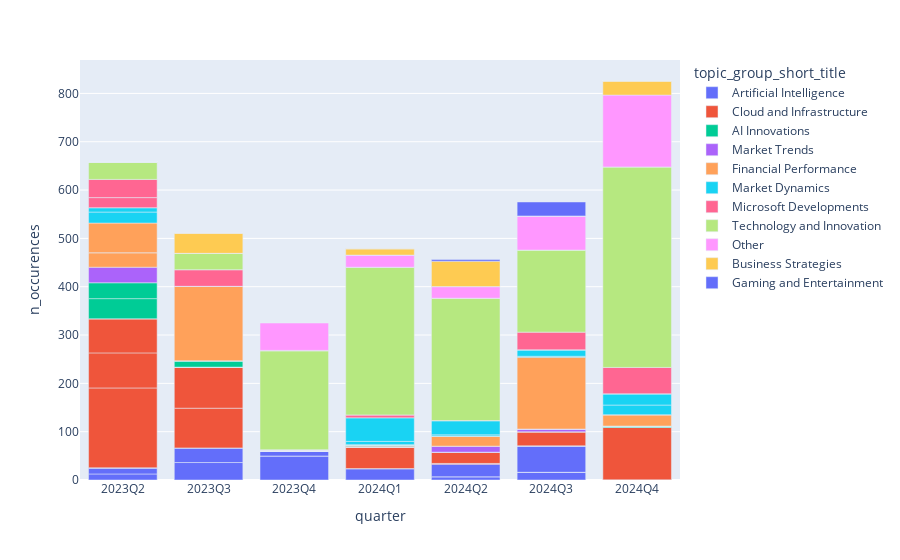

The cell this chart's notebook holds for it:
### Markdown cell above
### Extract a summary of each quarter on its own

The plot above is showing the topics that stand out in each quarter. For exploration this is extremely useful

### Code cell
counts_df = pd.concat([ topicOverTime(t, ticker) for t in df.topic_id.unique() ])
df = pd.merge(counts_df, topic_df.drop_duplicates(subset="short_title").drop(columns="quarter"), on="topic_id")
px.bar(df, x="quarter", y="n_occurences", color="topic_group_short_title", hover_data=["short_title", "topic_id"])

### Figure 1 — Plotly figure (JSON) as saved in the notebook; plotly's stock layout.template omitted (floating-point values rounded to 4 significant figures)
{"data": [{"alignmentgroup": "True", "customdata": [["AI Interaction and Engagement", 32], ["AI Interaction and Engagement", 32], ["AI Interaction and Engagement", 32], ["AI Interaction and Engagement", 32], ["AI Interaction and Engagement", 32], ["AI Interaction and Engagement", 32], ["AI Interaction and Engagement", 32], ["Generative AI for Ads", 173], ["Generative AI for Ads", 173], ["Generative AI for Ads", 173], ["Generative AI for Ads", 173], ["Generative AI for Ads", 173], ["Generative AI for Ads", 173], ["Generative AI for Ads", 173], ["AI Programming Features", 111], ["AI Programming Features", 111], ["AI Programming Features", 111], ["AI Programming Features", 111], ["AI Programming Features", 111], ["AI Programming Features", 111], ["AI Programming Features", 111], ["AI Investment Strategy", 73], ["AI Investment Strategy", 73], ["AI Investment Strategy", 73], ["AI Investment Strategy", 73], ["AI Investment Strategy", 73], ["AI Investment Strategy", 73], ["AI Investment Strategy", 73]], "hovertemplate": "topic_group_short_title=Artificial Intelligence<br>quarter=%{x}<br>n_occurences=%{y}<br>short_title=%{customdata[0]}<br>topic_id=%{customdata[1]}<extra></extra>", "legendgroup": "Artificial Intelligence", "marker": {"color": "#636efa", "pattern": {"shape": ""}}, "name": "Artificial Intelligence", "offsetgroup": "Artificial Intelligence", "orientation": "v", "showlegend": true, "textposition": "auto", "type": "bar", "x": ["2023Q2", "2023Q3", "2023Q4", "2024Q1", "2024Q2", "2024Q3", "2024Q4", "2023Q2", "2023Q3", "2023Q4", "2024Q1", "2024Q2", "2024Q3", "2024Q4", "2023Q2", "2023Q3", "2023Q4", "2024Q1", "2024Q2", "2024Q3", "2024Q4", "2023Q2", "2023Q3", "2023Q4", "2024Q1", "2024Q2", "2024Q3", "2024Q4"], "xaxis": "x", "y": [0.02, 0.01333, 49.73, 0, 0.02, 15.97, 0.26, 12.48, 36.14, 0, 23.45, 6.693, 0, 0, 11.47, 29.8, 10.04, 0.03333, 0, 0, 0.006667, 1.34, 0.4133, 0, 0.05333, 26.02, 54.6, 0.006667], "yaxis": "y"}, {"alignmentgroup": "True", "customdata": [["Cloud Investment Strategy", 21], ["Cloud Investment Strategy", 21], ["Cloud Investment Strategy", 21], ["Cloud Investment Strategy", 21], ["Cloud Investment Strategy", 21], ["Cloud Investment Strategy", 21], ["Cloud Investment Strategy", 21], ["CapEx and Data Center Investments", 145], ["CapEx and Data Center Investments", 145], ["CapEx and Data Center Investments", 145], ["CapEx and Data Center Investments", 145], ["CapEx and Data Center Investments", 145], ["CapEx and Data Center Investments", 145], ["CapEx and Data Center Investments", 145], ["Public Cloud Profitability", 18], ["Public Cloud Profitability", 18], ["Public Cloud Profitability", 18], ["Public Cloud Profitability", 18], ["Public Cloud Profitability", 18], ["Public Cloud Profitability", 18], ["Public Cloud Profitability", 18], ["Microsoft Cloud Migration", 62], ["Microsoft Cloud Migration", 62], ["Microsoft Cloud Migration", 62], ["Microsoft Cloud Migration", 62], ["Microsoft Cloud Migration", 62], ["Microsoft Cloud Migration", 62], ["Microsoft Cloud Migration", 62]], "hovertemplate": "topic_group_short_title=Cloud and Infrastructure<br>quarter=%{x}<br>n_occurences=%{y}<br>short_title=%{customdata[0]}<br>topic_id=%{customdata[1]}<extra></extra>", "legendgroup": "Cloud and Infrastructure", "marker": {"color": "#EF553B", "pattern": {"shape": ""}}, "name": "Cloud and Infrastructure", "offsetgroup": "Cloud and Infrastructure", "orientation": "v", "showlegend": true, "textposition": "auto", "type": "bar", "x": ["2023Q2", "2023Q3", "2023Q4", "2024Q1", "2024Q2", "2024Q3", "2024Q4", "2023Q2", "2023Q3", "2023Q4", "2024Q1", "2024Q2", "2024Q3", "2024Q4", "2023Q2", "2023Q3", "2023Q4", "2024Q1", "2024Q2", "2024Q3", "2024Q4", "2023Q2", "2023Q3", "2023Q4", "2024Q1", "2024Q2", "2024Q3", "2024Q4"], "xaxis": "x", "y": [165.2, 82.24, 0.006667, 44.52, 1.307, 0.1, 0.01333, 72.51, 84.68, 0.03333, 0.006667, 0.006667, 0.006667, 108.4, 70.5, 0.006667, 0.02667, 0.006667, 0.2067, 0, 0.006667, 0.06, 0.07333, 0.4067, 1.593, 22.72, 28.97, 0.08667], "yaxis": "y"}, {"alignmentgroup": "True", "customdata": [["AI Cloud Services", 42], ["AI Cloud Services", 42], ["AI Cloud Services", 42], ["AI Cloud Services", 42], ["AI Cloud Services", 42], ["AI Cloud Services", 42], ["AI Cloud Services", 42], ["Advancements in AI Models", 26], ["Advancements in AI Models", 26], ["Advancements in AI Models", 26], ["Advancements in AI Models", 26], ["Advancements in AI Models", 26], ["Advancements in AI Models", 26], ["Advancements in AI Models", 26]], "hovertemplate": "topic_group_short_title=AI Innovations<br>quarter=%{x}<br>n_occurences=%{y}<br>short_title=%{customdata[0]}<br>topic_id=%{customdata[1]}<extra></extra>", "legendgroup": "AI Innovations", "marker": {"color": "#00cc96", "pattern": {"shape": ""}}, "name": "AI Innovations", "offsetgroup": "AI Innovations", "orientation": "v", "showlegend": true, "textposition": "auto", "type": "bar", "x": ["2023Q2", "2023Q3", "2023Q4", "2024Q1", "2024Q2", "2024Q3", "2024Q4", "2023Q2", "2023Q3", "2023Q4", "2024Q1", "2024Q2", "2024Q3", "2024Q4"], "xaxis": "x", "y": [41.71, 0.28, 0.03333, 2.093, 0.6333, 0.006667, 2.827, 32.83, 12.87, 0.006667, 1.073, 0.03333, 0.01333, 0.01333], "yaxis": "y"}, {"alignmentgroup": "True", "customdata": [["Regulatory Landscape Impact", 34], ["Regulatory Landscape Impact", 34], ["Regulatory Landscape Impact", 34], ["Regulatory Landscape Impact", 34], ["Regulatory Landscape Impact", 34], ["Regulatory Landscape Impact", 34], ["Regulatory Landscape Impact", 34]], "hovertemplate": "topic_group_short_title=Market Trends<br>quarter=%{x}<br>n_occurences=%{y}<br>short_title=%{customdata[0]}<br>topic_id=%{customdata[1]}<extra></extra>", "legendgroup": "Market Trends", "marker": {"color": "#ab63fa", "pattern": {"shape": ""}}, "name": "Market Trends", "offsetgroup": "Market Trends", "orientation": "v", "showlegend": true, "textposition": "auto", "type": "bar", "x": ["2023Q2", "2023Q3", "2023Q4", "2024Q1", "2024Q2", "2024Q3", "2024Q4"], "xaxis": "x", "y": [32.21, 0.1133, 1.153, 0.1867, 12.39, 5.773, 0.01333], "yaxis": "y"}, {"alignmentgroup": "True", "customdata": [["Gross Margin Dynamics", 167], ["Gross Margin Dynamics", 167], ["Gross Margin Dynamics", 167], ["Gross Margin Dynamics", 167], ["Gross Margin Dynamics", 167], ["Gross Margin Dynamics", 167], ["Gross Margin Dynamics", 167], ["Shareholder Returns", 47], ["Shareholder Returns", 47], ["Shareholder Returns", 47], ["Shareholder Returns", 47], ["Shareholder Returns", 47], ["Shareholder Returns", 47], ["Shareholder Returns", 47], ["Leadership Transition and Investment", 185], ["Leadership Transition and Investment", 185], ["Leadership Transition and Investment", 185], ["Leadership Transition and Investment", 185], ["Leadership Transition and Investment", 185], ["Leadership Transition and Investment", 185], ["Leadership Transition and Investment", 185]], "hovertemplate": "topic_group_short_title=Financial Performance<br>quarter=%{x}<br>n_occurences=%{y}<br>short_title=%{customdata[0]}<br>topic_id=%{customdata[1]}<extra></extra>", "legendgroup": "Financial Performance", "marker": {"color": "#FFA15A", "pattern": {"shape": ""}}, "name": "Financial Performance", "offsetgroup": "Financial Performance", "orientation": "v", "showlegend": true, "textposition": "auto", "type": "bar", "x": ["2023Q2", "2023Q3", "2023Q4", "2024Q1", "2024Q2", "2024Q3", "2024Q4", "2023Q2", "2023Q3", "2023Q4", "2024Q1", "2024Q2", "2024Q3", "2024Q4", "2023Q2", "2023Q3", "2023Q4", "2024Q1", "2024Q2", "2024Q3", "2024Q4"], "xaxis": "x", "y": [30.05, 0.03333, 0, 0.01333, 0.04, 0, 0.01333, 0, 0.02, 0, 0, 20.5, 0.006667, 22.89, 61.31, 153.9, 1.013, 0, 0.01333, 148.7, 0.5467], "yaxis": "y"}, {"alignmentgroup": "True", "customdata": [["Consumer Trends in China", 98], ["Consumer Trends in China", 98], ["Consumer Trends in China", 98], ["Consumer Trends in China", 98], ["Consumer Trends in China", 98], ["Consumer Trends in China", 98], ["Consumer Trends in China", 98], ["Market Dynamics and Opportunities", 72], ["Market Dynamics and Opportunities", 72], ["Market Dynamics and Opportunities", 72], ["Market Dynamics and Opportunities", 72], ["Market Dynamics and Opportunities", 72], ["Market Dynamics and Opportunities", 72], ["Market Dynamics and Opportunities", 72], ["CapEx Investment Trends", 150], ["CapEx Investment Trends", 150], ["CapEx Investment Trends", 150], ["CapEx Investment Trends", 150], ["CapEx Investment Trends", 150], ["CapEx Investment Trends", 150], ["CapEx Investment Trends", 150]], "hovertemplate": "topic_group_short_title=Market Dynamics<br>quarter=%{x}<br>n_occurences=%{y}<br>short_title=%{customdata[0]}<br>topic_id=%{customdata[1]}<extra></extra>", "legendgroup": "Market Dynamics", "marker": {"color": "#19d3f3", "pattern": {"shape": ""}}, "name": "Market Dynamics", "offsetgroup": "Market Dynamics", "orientation": "v", "showlegend": true, "textposition": "auto", "type": "bar", "x": ["2023Q2", "2023Q3", "2023Q4", "2024Q1", "2024Q2", "2024Q3", "2024Q4", "2023Q2", "2023Q3", "2023Q4", "2024Q1", "2024Q2", "2024Q3", "2024Q4", "2023Q2", "2023Q3", "2023Q4", "2024Q1", "2024Q2", "2024Q3", "2024Q4"], "xaxis": "x", "y": [22.78, 0.22, 0.09333, 0.08667, 0.1267, 1.94, 19.99, 9.08, 0.006667, 0.006667, 6.82, 2.707, 13.2, 23.33, 0, 0, 0, 48.67, 29.39, 0.03333, 0.006667], "yaxis": "y"}, {"alignmentgroup": "True", "customdata": [["Microsoft 365 Renewals", 119], ["Microsoft 365 Renewals", 119], ["Microsoft 365 Renewals", 119], ["Microsoft 365 Renewals", 119], ["Microsoft 365 Renewals", 119], ["Microsoft 365 Renewals", 119], ["Microsoft 365 Renewals", 119], ["Microsoft Business Solutions", 0], ["Microsoft Business Solutions", 0], ["Microsoft Business Solutions", 0], ["Microsoft Business Solutions", 0], ["Microsoft Business Solutions", 0], ["Microsoft Business Solutions", 0], ["Microsoft Business Solutions", 0]], "hovertemplate": "topic_group_short_title=Microsoft Developments<br>quarter=%{x}<br>n_occurences=%{y}<br>short_title=%{customdata[0]}<br>topic_id=%{customdata[1]}<extra></extra>", "legendgroup": "Microsoft Developments", "marker": {"color": "#FF6692", "pattern": {"shape": ""}}, "name": "Microsoft Developments", "offsetgroup": "Microsoft Developments", "orientation": "v", "showlegend": true, "textposition": "auto", "type": "bar", "x": ["2023Q2", "2023Q3", "2023Q4", "2024Q1", "2024Q2", "2024Q3", "2024Q4", "2023Q2", "2023Q3", "2023Q4", "2024Q1", "2024Q2", "2024Q3", "2024Q4"], "xaxis": "x", "y": [20.81, 0.006667, 0.18, 6.107, 0.04667, 0.2667, 0.006667, 37.63, 34.47, 0, 0.03333, 0.12, 36.43, 54.49], "yaxis": "y"}, {"alignmentgroup": "True", "customdata": [["AI in Consumer Devices", 87], ["AI in Consumer Devices", 87], ["AI in Consumer Devices", 87], ["AI in Consumer Devices", 87], ["AI in Consumer Devices", 87], ["AI in Consumer Devices", 87], ["AI in Consumer Devices", 87], ["Open Source Innovations", 25], ["Open Source Innovations", 25], ["Open Source Innovations", 25], ["Open Source Innovations", 25], ["Open Source Innovations", 25], ["Open Source Innovations", 25], ["Open Source Innovations", 25]], "hovertemplate": "topic_group_short_title=Technology and Innovation<br>quarter=%{x}<br>n_occurences=%{y}<br>short_title=%{customdata[0]}<br>topic_id=%{customdata[1]}<extra></extra>", "legendgroup": "Technology and Innovation", "marker": {"color": "#B6E880", "pattern": {"shape": ""}}, "name": "Technology and Innovation", "offsetgroup": "Technology and Innovation", "orientation": "v", "showlegend": true, "textposition": "auto", "type": "bar", "x": ["2023Q2", "2023Q3", "2023Q4", "2024Q1", "2024Q2", "2024Q3", "2024Q4", "2023Q2", "2023Q3", "2023Q4", "2024Q1", "2024Q2", "2024Q3", "2024Q4"], "xaxis": "x", "y": [35.93, 0.006667, 204.4, 305.5, 253.2, 169.8, 414.9, 0.1267, 33.79, 1.027, 0.1267, 0.03333, 0.006667, 0.02667], "yaxis": "y"}, {"alignmentgroup": "True", "customdata": [["Autonomous Ride-Hailing Expansion", 69], ["Autonomous Ride-Hailing Expansion", 69], ["Autonomous Ride-Hailing Expansion", 69], ["Autonomous Ride-Hailing Expansion", 69], ["Autonomous Ride-Hailing Expansion", 69], ["Autonomous Ride-Hailing Expansion", 69], ["Autonomous Ride-Hailing Expansion", 69]], "hovertemplate": "topic_group_short_title=Other<br>quarter=%{x}<br>n_occurences=%{y}<br>short_title=%{customdata[0]}<br>topic_id=%{customdata[1]}<extra></extra>", "legendgroup": "Other", "marker": {"color": "#FF97FF", "pattern": {"shape": ""}}, "name": "Other", "offsetgroup": "Other", "orientation": "v", "showlegend": true, "textposition": "auto", "type": "bar", "x": ["2023Q2", "2023Q3", "2023Q4", "2024Q1", "2024Q2", "2024Q3", "2024Q4"], "xaxis": "x", "y": [0.09333, 0.02, 57.23, 24.97, 24.0, 70.52, 148.7], "yaxis": "y"}, {"alignmentgroup": "True", "customdata": [["Entertainment and Commitment", 41], ["Entertainment and Commitment", 41], ["Entertainment and Commitment", 41], ["Entertainment and Commitment", 41], ["Entertainment and Commitment", 41], ["Entertainment and Commitment", 41], ["Entertainment and Commitment", 41], ["Operational Efficiency Strategies", 132], ["Operational Efficiency Strategies", 132], ["Operational Efficiency Strategies", 132], ["Operational Efficiency Strategies", 132], ["Operational Efficiency Strategies", 132], ["Operational Efficiency Strategies", 132], ["Operational Efficiency Strategies", 132]], "hovertemplate": "topic_group_short_title=Business Strategies<br>quarter=%{x}<br>n_occurences=%{y}<br>short_title=%{customdata[0]}<br>topic_id=%{customdata[1]}<extra></extra>", "legendgroup": "Business Strategies", "marker": {"color": "#FECB52", "pattern": {"shape": ""}}, "name": "Business Strategies", "offsetgroup": "Business Strategies", "orientation": "v", "showlegend": true, "textposition": "auto", "type": "bar", "x": ["2023Q2", "2023Q3", "2023Q4", "2024Q1", "2024Q2", "2024Q3", "2024Q4", "2023Q2", "2023Q3", "2023Q4", "2024Q1", "2024Q2", "2024Q3", "2024Q4"], "xaxis": "x", "y": [0.02, 0.01333, 0.4933, 0.1067, 0.01333, 0.06667, 29.08, 0, 41.4, 0, 12.87, 52.63, 0, 0], "yaxis": "y"}, {"alignmentgroup": "True", "customdata": [["Advantage+ Ad Solutions", 86], ["Advantage+ Ad Solutions", 86], ["Advantage+ Ad Solutions", 86], ["Advantage+ Ad Solutions", 86], ["Advantage+ Ad Solutions", 86], ["Advantage+ Ad Solutions", 86], ["Advantage+ Ad Solutions", 86]], "hovertemplate": "topic_group_short_title=Gaming and Entertainment<br>quarter=%{x}<br>n_occurences=%{y}<br>short_title=%{customdata[0]}<br>topic_id=%{customdata[1]}<extra></extra>", "legendgroup": "Gaming and Entertainment", "marker": {"color": "#636efa", "pattern": {"shape": ""}}, "name": "Gaming and Entertainment", "offsetgroup": "Gaming and Entertainment", "orientation": "v", "showlegend": true, "textposition": "auto", "type": "bar", "x": ["2023Q2", "2023Q3", "2023Q4", "2024Q1", "2024Q2", "2024Q3", "2024Q4"], "xaxis": "x", "y": [0.1133, 0.06667, 0.01333, 0.08, 3.413, 28.99, 0.03333], "yaxis": "y"}], "layout": {"autosize": true, "barmode": "relative", "legend": {"title": {"text": "topic_group_short_title"}, "tracegroupgap": 0}, "margin": {"t": 60}, "xaxis": {"anchor": "y", "autorange": true, "domain": [0, 1], "range": [-0.5, 6.5], "title": {"text": "quarter"}, "type": "category"}, "yaxis": {"anchor": "x", "autorange": true, "domain": [0, 1], "range": [0, 869.2], "title": {"text": "n_occurences"}, "type": "linear"}}}
